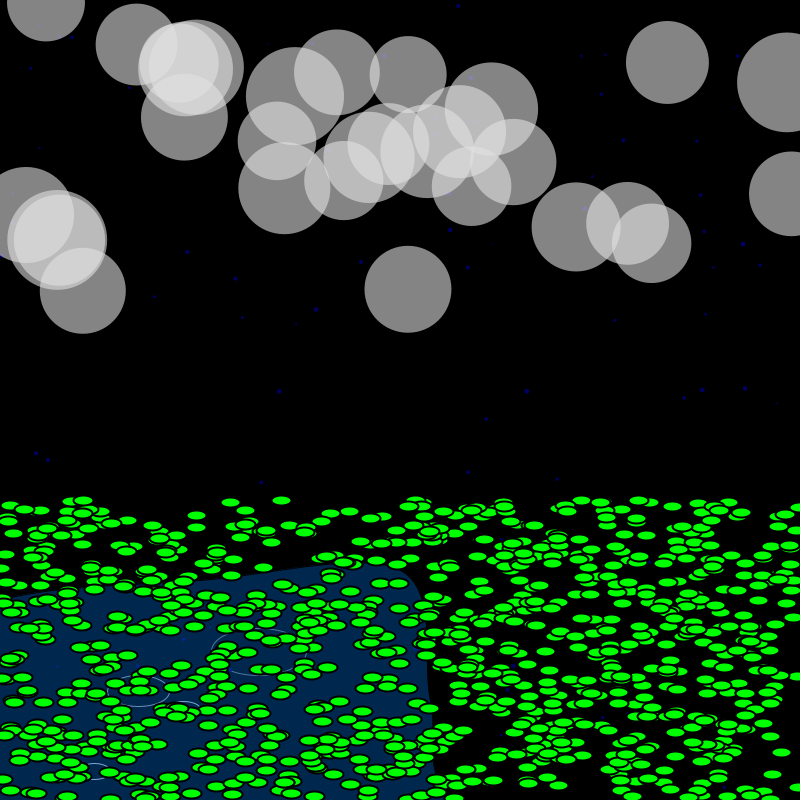
Frame 1 (no input)
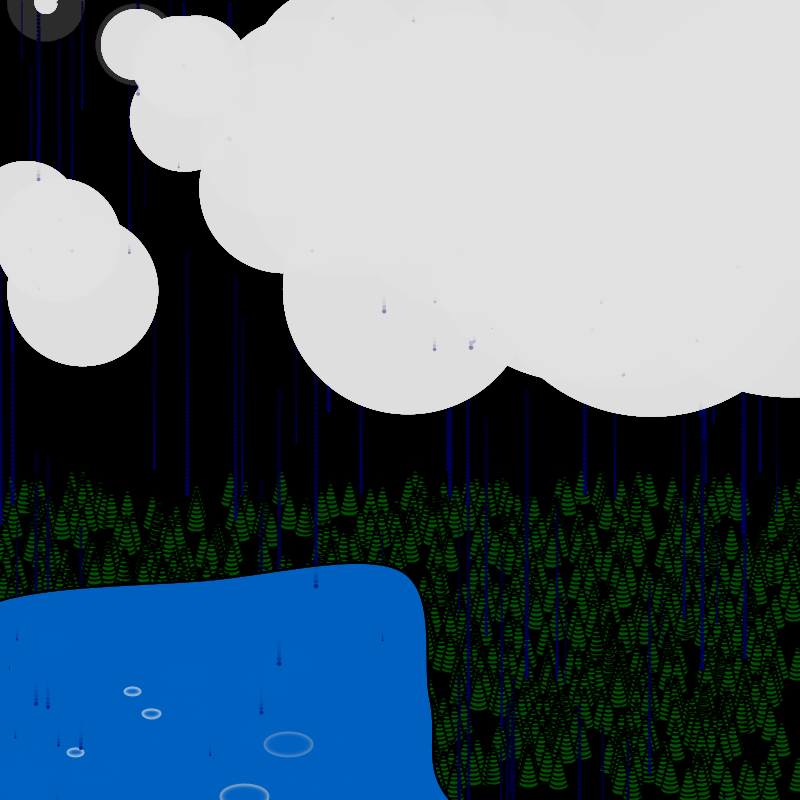
Frame 60 (the mouse pressed at the canvas centre just before this capture)
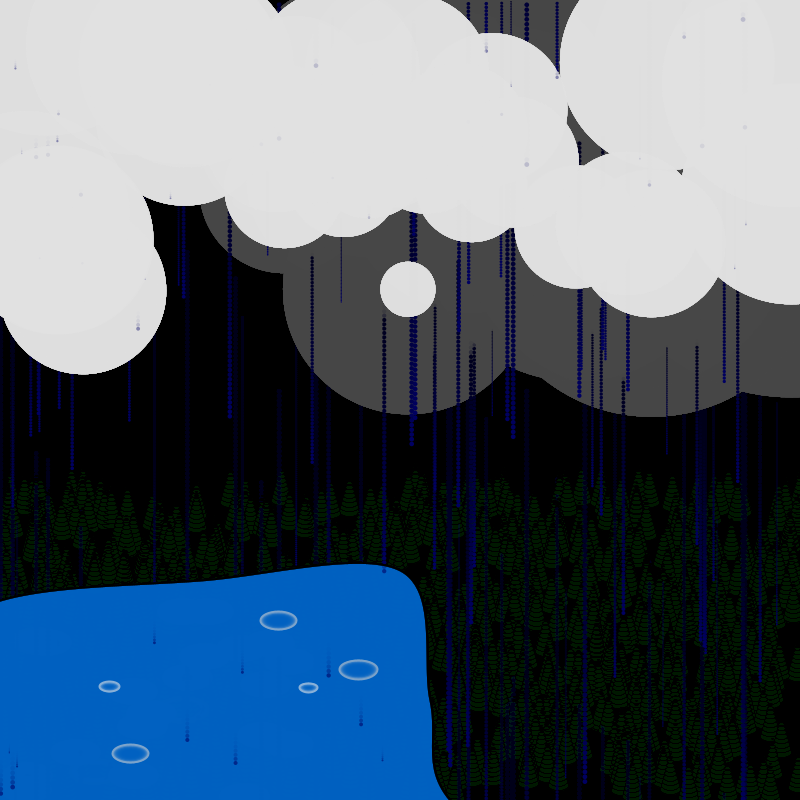
Frame 120 (the mouse held since frame 60 and released just before this capture)

The Processing sketch that drew these frames (run headless with seeded random() and noise(); from frame 60 on, the mouse is pressed at the canvas centre):

// Processing sketch: AdvAnimation
// ── AdvAnimation.pde
Ripple[] myRipples;
int numripples = 5;

Rain[] myRain;
int numrain;

Grass[] myGrass;
int numgrass;

Fog[] myFog;
int numFog = 30;




void setup() {
  size(800, 800);
  background(0,0);
  noFill();

  //ripples

  myRipples = new Ripple[numripples]; //constructor
  int i_r = 0;
  while (i_r < numripples) {
    myRipples[i_r] = new Ripple();
    i_r++;
  }

  //shooting stars
  numrain = 100;
  myRain = new Rain[numrain]; //constructor
  int i_ra= 0;
  while (i_ra < numrain) {
    myRain[i_ra] = new Rain();
    i_ra++;
  }

  

  //Fog
  myFog = new Fog[numFog]; //when calling a constructor use new
  int i_F = 0;
  while (i_F<numFog) {
    myFog[i_F] = new Fog();
    i_F++;
  }
  
   //grass
  numgrass = 1000;
  myGrass = new Grass[numgrass]; //constructor
  int i_g = 0;
  while (i_g < numgrass) {
    myGrass[i_g] = new Grass();
    i_g++;
  }

  stroke(255);
  strokeWeight(1);
}

void draw() {


  //ripples
  int i_r = 0;
  while (i_r < numripples) {
    myRipples[i_r].show();
    myRipples[i_r].act();
    i_r++;
  }

  //rain
  int i_s = 0;
  while (i_s < numrain) {
    myRain[i_s].show();
    myRain[i_s].act();
    i_s++;
  }

  
  //fog
  int i_F = 0;
  while (i_F<numFog) {
    myFog[i_F].show_Fog();
    myFog[i_F].act_Fog();
    i_F++;
  }

  //background
  fill(0, 5);
  rect(-100, -100, 900, 900);
  
  
  //pond
  fill(0, 100, 200, 100);
  stroke(0);
  beginShape();
  curveVertex(-200, 900);
  curveVertex(-200, 900);
  curveVertex(-100, 670);
  curveVertex(0, 600);
  curveVertex(200, 580);
  curveVertex(400, 570);
  curveVertex(430, 700);
  curveVertex(450, 800);
  curveVertex(600, 900);
  curveVertex(600, 900);
  endShape();

//grass
  int i_g = 0;
  while (i_g < numgrass) {
    myGrass[i_g].show();
    myGrass[i_g].shrink();
    i_g++;
  }
}

// ── Fog.pde
class Fog {
  //1. instance
  float x, y, vy, size;

  //2. constructor(s)
  Fog() {
    x = random(width);
    y = random(0,300);
    size = random(75, 100);
  }
  //3. behaviour functions - functions that act on the instance variables of this star and define what actions a star can do.

  void show_Fog() {
    noStroke();
    fill(230, 150);
    circle(x, y, size);
  }

  void act_Fog() {
    size = (int) dist(mouseX, mouseY, x, y)/2;
  }
}//END OF STAR CLASS

// ── Grass.pde
class Grass {

  //instance variables
  float x, y, w, z;

  //constructor
  Grass() {
    x = random(width);
    y = random(500,800);
    z = 1;
    w = 20;
  }

  //behaviour functions
  void show() {
    stroke(0);
    strokeWeight(2);
    fill(0,255,0);
    ellipse(x, y, w, w/2);
  }

  void shrink() {
    if (w > 0) {
      y = y - 4;
      w = w - 2;
    }
  }
}

// ── Ripples.pde
class Ripple {

  //instance variables
  float x, y, size, alpha;

  //constructor
  Ripple() {
    x = random(0,400);
    y = random(600,800);
    size = random(100);
  }

  //behaviour functions
  void show() {
    noFill();
    alpha = map (size, 0, 200, 255, 0);
    stroke(alpha);
    ellipse(x, y, size, size/2);
  }

  void act() {
    size = size + 2;
    if (size >= 50) {
      x = random(0,400);
      y = random(600,800);
      size = 0;
    }
  }
}

// ── Shooting_star.pde
class Rain {

  //instance variables or fields
  float x, y, vx, vy, size;

  //constructor: special function that defines how a object of this class is born. defines initial values for fields.
  Rain() {
    x = random(0, width);
    y = random(0, height);
    vx = 0; 
    vy = random(1, 5);
    size = vy;
  } 
  //behaviour functions: these define what a star does
  void show() {
    fill(0,0,100);
    noStroke();
    circle(x,y,size);
  }

  void act() {
    y = y + vy;
    if (y > height+size) {
      y = size;
  }
}
}
